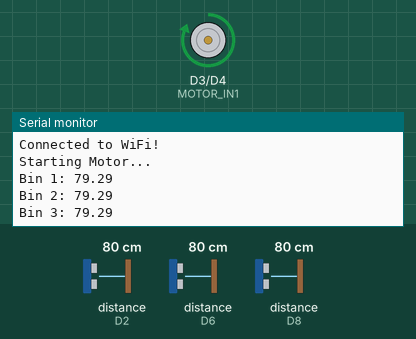
Recording of a sketch running on a simulated ESP8266 (NodeMCU). On the bench: motor-driver pin pairs drawn as motors (green arrow = first pin HIGH = forward, orange = second pin HIGH = backward, longer = more drive, scaled by the enable pin), the last lines printed to the serial monitor. Wiring (inferred from the names in the program): 3 × ultrasonic range finder: trigger D1, echo D2 / trigger D7, echo D8 / trigger D5, echo D6. Inputs (shaded band) come from the test bench; at power-on: distance to the obstacle (sensors on D2, D6, D8) 80 cm. The echo pulse lasts 58.3 µs per cm; WiFi joins after 1.5 s; servers stay silent unless stated; not simulated (calls return 0 or success): secrets.h.

Above: at 2.7 s.
2.8 s: distance to the obstacle (sensor on D2) set to 12 cm
At 3.3 s:
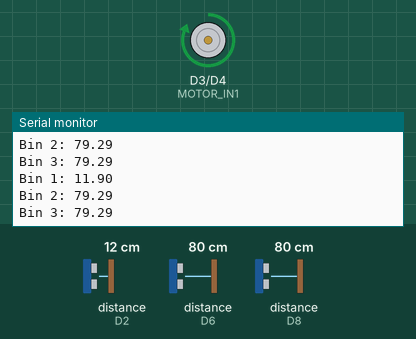
4.8 s: distance to the obstacle (sensor on D2) set to 9 cm
At 7.4 s:
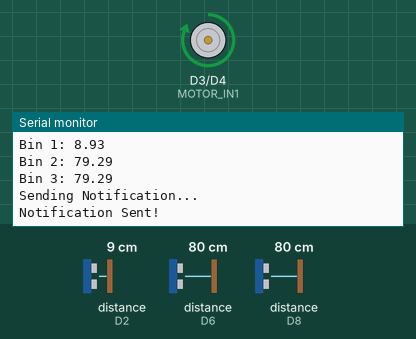
Timing chart, 0 to 8.9 s (numbered marks = the images above; inputs shaded):
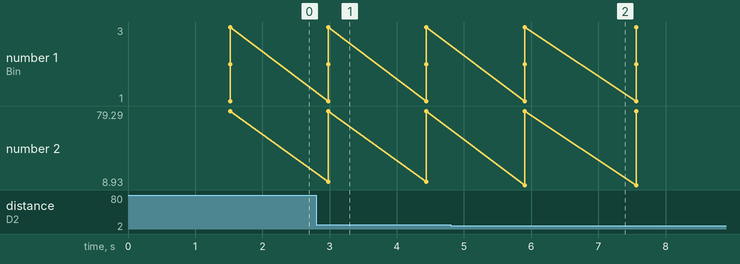

Measured:
- the behaviour switches between 11 and 10 cm on distance to the obstacle (sensor on D2) (found by bisection; images 1 and 2)
- after the input at 2.8 s, the serial monitor: prints a new line after 0.18 s (image 1)
- after the input at 4.8 s, the serial monitor: prints a new line after 1.1 s (image 2)

The sketch:

esp8266_nodemcu.ino
```cpp
/*
  Automated Smart Waste Segregation System — ESP8266 NodeMCU Firmware
  ---------------------------------------------------------------------
  Board   : ESP8266 NodeMCU
  Purpose : Reads three ultrasonic sensors (one per bin) to monitor fill
            levels, pushes readings to Firebase Realtime Database, and
            sends a Firebase Cloud Messaging (FCM) push notification when
            a bin crosses the "almost full" threshold. Also drives the
            conveyor motor via an L298N driver.

  IMPORTANT: Wi-Fi credentials and API keys live in secrets.h, which is
  NOT committed to this repository (see .gitignore). Copy
  secrets.h.example to secrets.h and fill in your own values before
  compiling.
*/

#include <ESP8266WiFi.h>
#include <FirebaseESP8266.h>
#include <ArduinoJson.h>
#include <WiFiClientSecure.h>
#include "secrets.h"

#define FCM_URL "https://fcm.googleapis.com/fcm/send"

// Ultrasonic Sensor Pins
#define TRIG1 D1
#define ECHO1 D2
#define TRIG2 D5
#define ECHO2 D6
#define TRIG3 D7
#define ECHO3 D8

// L298N Motor Control Pins
#define MOTOR_IN1 D3 // GPIO0
#define MOTOR_IN2 D4 // GPIO2
#define MOTOR_ENA D0 // GPIO16 (PWM Speed Control)

FirebaseData firebaseData;
FirebaseAuth auth;
FirebaseConfig config;
WiFiClientSecure client;

void setup() {
  Serial.begin(115200);

  // Ultrasonic sensor pins
  pinMode(TRIG1, OUTPUT); pinMode(ECHO1, INPUT);
  pinMode(TRIG2, OUTPUT); pinMode(ECHO2, INPUT);
  pinMode(TRIG3, OUTPUT); pinMode(ECHO3, INPUT);

  // L298N Motor Driver pins
  pinMode(MOTOR_IN1, OUTPUT);
  pinMode(MOTOR_IN2, OUTPUT);
  pinMode(MOTOR_ENA, OUTPUT);

  WiFi.begin(WIFI_SSID, WIFI_PASSWORD);
  Serial.print("Connecting to WiFi...");
  while (WiFi.status() != WL_CONNECTED) {
    delay(500);
    Serial.print(".");
  }
  Serial.println("\nConnected to WiFi!");

  config.host = FIREBASE_HOST;
  config.signer.tokens.legacy_token = FIREBASE_AUTH;
  Firebase.begin(&config, &auth);
  Firebase.reconnectWiFi(true);

  client.setInsecure(); // Allow HTTPS requests
  startMotor(); // Start the motor continuously
}

// Function to get distance from ultrasonic sensor
float getDistance(int trigPin, int echoPin) {
  digitalWrite(trigPin, LOW);
  delayMicroseconds(2);
  digitalWrite(trigPin, HIGH);
  delayMicroseconds(10);
  digitalWrite(trigPin, LOW);
  long duration = pulseIn(echoPin, HIGH);
  float distance = duration * 0.034 / 2;
  return distance;
}

// Function to send FCM notification
void sendNotification(String title, String message) {
  Serial.println("Sending Notification...");
  WiFiClientSecure client;
  client.setInsecure(); // Bypass SSL verification
  client.connect("fcm.googleapis.com", 443);

  if (!client.connected()) {
    Serial.println("Connection to FCM failed!");
    return;
  }

  StaticJsonDocument<512> jsonData;
  jsonData["to"] = "/topics/bin_alert"; // Topic-based Notification
  jsonData["priority"] = "high";

  JsonObject notification = jsonData.createNestedObject("notification");
  notification["title"] = title;
  notification["body"] = message;

  String requestBody;
  serializeJson(jsonData, requestBody);

  client.println("POST " FCM_URL " HTTP/1.1");
  client.println("Host: fcm.googleapis.com");
  client.println("Authorization: key=" FCM_SERVER_KEY);
  client.println("Content-Type: application/json");
  client.println("Content-Length: " + String(requestBody.length()));
  client.println();
  client.print(requestBody);

  Serial.println("Notification Sent!");
}

// Function to start the motor continuously
void startMotor() {
  Serial.println("Starting Motor...");
  digitalWrite(MOTOR_IN1, HIGH);
  digitalWrite(MOTOR_IN2, LOW);
  analogWrite(MOTOR_ENA, 255); // Full speed
}

void loop() {
  float bin1 = getDistance(TRIG1, ECHO1);
  float bin2 = getDistance(TRIG2, ECHO2);
  float bin3 = getDistance(TRIG3, ECHO3);

  Serial.print("Bin 1: "); Serial.println(bin1);
  Serial.print("Bin 2: "); Serial.println(bin2);
  Serial.print("Bin 3: "); Serial.println(bin3);

  Firebase.setFloat(firebaseData, "/bins/bin1", bin1);
  Firebase.setFloat(firebaseData, "/bins/bin2", bin2);
  Firebase.setFloat(firebaseData, "/bins/bin3", bin3);

  // Send notifications if bins are full
  if (bin1 <= 10) sendNotification("Bin 1 Full!", "Please empty Bin 1.");
  if (bin2 <= 10) sendNotification("Bin 2 Full!", "Please empty Bin 2.");
  if (bin3 <= 10) sendNotification("Bin 3 Full!", "Please empty Bin 3.");

  delay(1000); // Delay before next reading
}
```
